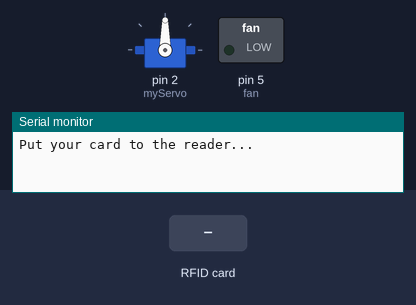
Bench run of a sketch on a simulated Arduino Uno, built with avr-gcc and run on an emulated ATmega328P. Shown: servo, switched loads named in the sketch (green lamp = pin HIGH), the last lines printed to the serial monitor. The test bench sets the inputs (shaded band). Pins used as bus, display or sensor lines are not drawn.

Above: at 1.2 s.
1.3 s: RFID card 59 35 F7 B1 held to the reader
At 2.9 s:
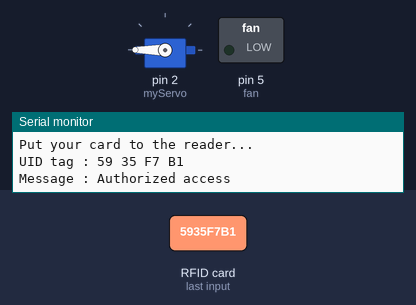
Timing chart, 0 to 8.3 s (numbered marks = the images above; inputs shaded):
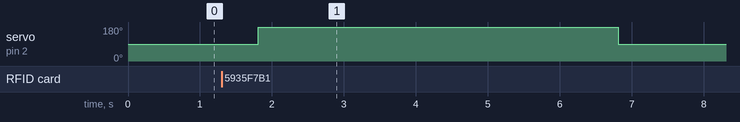

The sketch:

Arduino_code_main_entrance.ino
```cpp
/*
 Name:    Arduino_code_main_entrance.ino
 Created: 06/04/2021 10:33:01 AM
 Author:  Shalini Pandurangan
*/
#include <SPI.h>
#include <MFRC522.h>
#include <Servo.h>
#include "DHT.h"

#define SS_PIN 10
#define RST_PIN 9
#define DHTPIN 6     // what pin we're connected to
#define DHTTYPE DHT22   // DHT 22  (AM2302)
#define fan 5

MFRC522 mfrc522(SS_PIN, RST_PIN);   // Create MFRC522 instance.
Servo myServo; //define servo name

int maxHum = 34.50;
int maxTemp = 27;
DHT dht(DHTPIN, DHTTYPE);

void setup()
{
  Serial.begin(9600);   // Initiate a serial communication
  SPI.begin();      // Initiate  SPI bus
  dht.begin();
  mfrc522.PCD_Init();   // Initiate MFRC522
  myServo.attach(2); //servo pin
  myServo.write(90); //servo start position
  pinMode(fan, OUTPUT);
  Serial.println("Put your card to the reader...");
  Serial.println();

}
void loop()
{
  // Look for new cards
  if ( ! mfrc522.PICC_IsNewCardPresent())
  {
    return;
  }
  // Select one of the cards
  if ( ! mfrc522.PICC_ReadCardSerial())
  {
    return;
  }
  //Show UID on serial monitor
  Serial.print("UID tag :");
  String content= "";
  byte letter;
  for (byte i = 0; i < mfrc522.uid.size; i++)
  {
     Serial.print(mfrc522.uid.uidByte[i] < 0x10 ? " 0" : " ");
     Serial.print(mfrc522.uid.uidByte[i], HEX);
     content.concat(String(mfrc522.uid.uidByte[i] < 0x10 ? " 0" : " "));
     content.concat(String(mfrc522.uid.uidByte[i], HEX));
  }
  Serial.println();
  Serial.print("Message : ");
  content.toUpperCase();
  if (content.substring(1) == "59 35 F7 B1") //change here the UID of the card/cards that you want to give access
  {
    Serial.println("Authorized access");
    Serial.println();
    delay(500);
    myServo.write(180);
    delay(5000);
    myServo.write(90);
  }

 else   {
    Serial.println(" Access denied");
    delay(1000);
  }
}
```

Measured:
- after the input at 1.3 s, servo on pin 2 (myServo): 90° → 180° after 0.51 s, → 90° 5.0 s later
